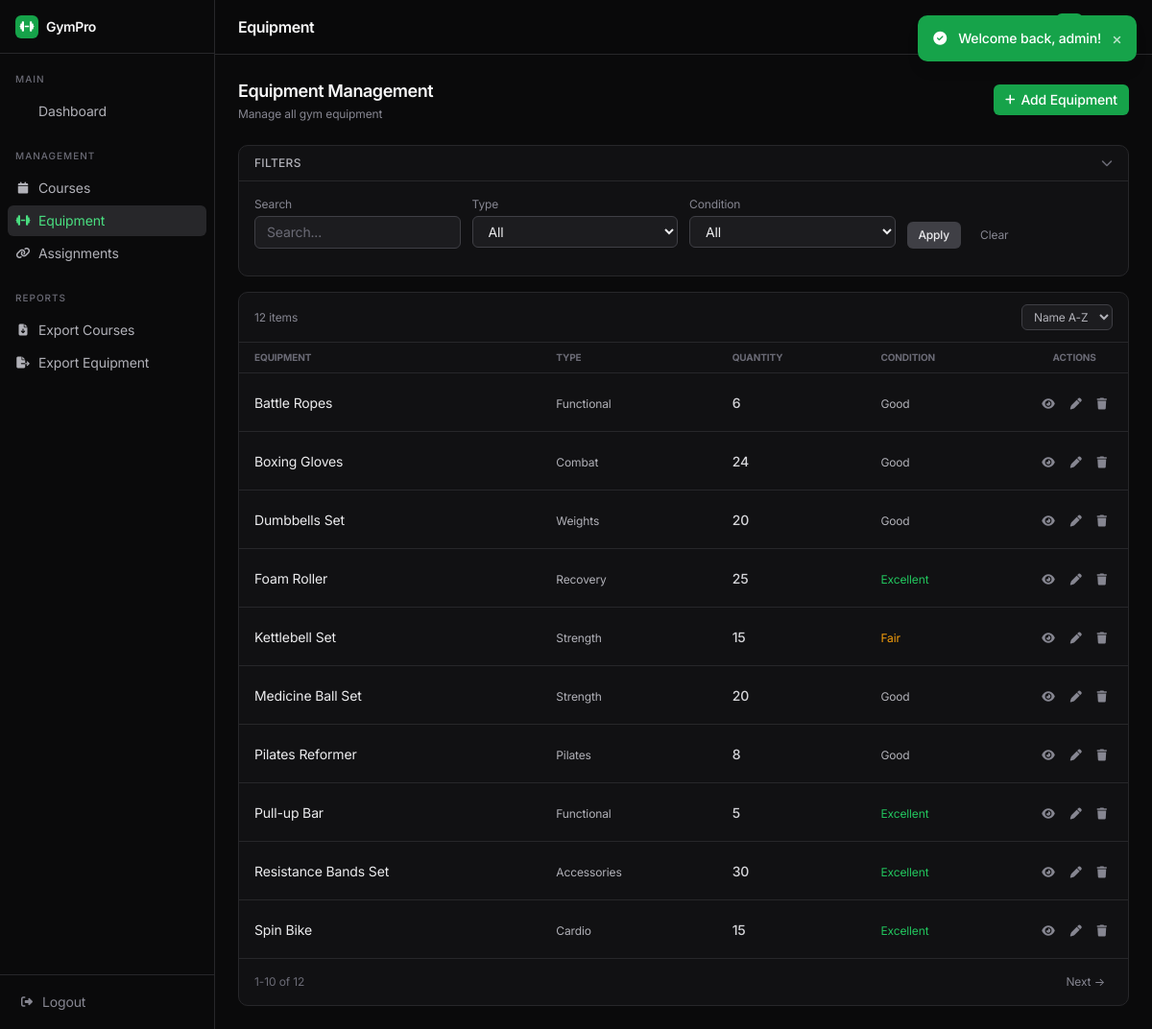
Page /equipment/index.php (signed in) on the committed database.
### tables this page shows
CREATE TABLE equipment (
    id INT AUTO_INCREMENT PRIMARY KEY,
    name VARCHAR(100) NOT NULL,
    type ENUM('Yoga', 'Weights', 'Cardio', 'Combat', 'Accessories', 'Strength', 'Recovery', 'Functional', 'Pilates') NOT NULL,
    brand VARCHAR(100),
    model VARCHAR(100),
    quantity INT NOT NULL DEFAULT 1,
    available_quantity INT NOT NULL DEFAULT 1,
    equipment_condition ENUM('excellent', 'good', 'fair', 'poor', 'needs_repair') DEFAULT 'good',
    location VARCHAR(100),
    purchase_date DATE,
    purchase_price DECIMAL(10,2),
    last_maintenance DATE,
    next_maintenance DATE,
    notes TEXT,
    is_active BOOLEAN DEFAULT TRUE,
    created_at TIMESTAMP DEFAULT CURRENT_TIMESTAMP,
    updated_at TIMESTAMP DEFAULT CURRENT_TIMESTAMP ON UPDATE CURRENT_TIMESTAMP,
    INDEX idx_type (type),
    INDEX idx_condition (equipment_condition),
    INDEX idx_active (is_active)
);

### includes/functions.php (called while the page is built, shortened)
<?php
require_once __DIR__ . '/db.php';
function sanitize($data)
{
    $data = trim($data);
    $data = stripslashes($data);
    $data = htmlspecialchars($data, ENT_QUOTES, 'UTF-8');
    return $data;
}
function e(?string $value): string
{
    return htmlspecialchars($value ?? '', ENT_QUOTES, 'UTF-8');
}
function url(string $path = '', array $params = []): string
{
    $url = BASE_URL . '/' . ltrim($path, '/');
    if (!empty($params)) {
        $url .= '?' . http_build_query($params);
    }
    return $url;
}
function paginate(int $totalItems, int $currentPage = 1, int $perPage = ITEMS_PER_PAGE): array
{
    $totalPages = max(1, ceil($totalItems / $perPage));
    $currentPage = max(1, min($currentPage, $totalPages));
    $offset = ($currentPage - 1) * $perPage;
    return [
        'total_items' => $totalItems,
        'per_page' => $perPage,
        'current_page' => $currentPage,
        'total_pages' => $totalPages,
        'offset' => $offset,
        'has_prev' => $currentPage > 1,
        'has_next' => $currentPage < $totalPages,
        'prev_page' => $currentPage - 1,
        'next_page' => $currentPage + 1
    ];
}

### includes/equipment/functions.php (called while the page is built, shortened)
<?php
require_once dirname(__DIR__) . '/db.php';
require_once dirname(__DIR__) . '/functions.php';
function getAllEquipment(array $filters = [], int $page = 1, int $perPage = ITEMS_PER_PAGE): array
{
    $where = [];
    $params = [];
    $types = '';
    $whereClause = !empty($where) ? 'WHERE ' . implode(' AND ', $where) : '';
    $countQuery = "SELECT COUNT(*) as count FROM equipment $whereClause";
    $totalItems = dbSelectOne($countQuery, $params, $types)['count'] ?? 0;
    $pagination = paginate($totalItems, $page, $perPage);
    $sortColumn = $filters['sort'] ?? 'name';
    $sortOrder = $filters['order'] ?? 'ASC';
    $allowedColumns = ['name', 'type', 'brand', 'quantity', 'available_quantity', 'equipment_condition', 'location', 'purchase_date', 'created_at'];
    $sortOrder = strtoupper($sortOrder) === 'DESC' ? 'DESC' : 'ASC';
    $query = "SELECT e.*,
                (SELECT COUNT(*) FROM course_equipment WHERE equipment_id = e.id) as courses_count,
                (SELECT COALESCE(SUM(quantity_needed), 0) FROM course_equipment WHERE equipment_id = e.id) as total_assigned
              FROM equipment e
              $whereClause
              ORDER BY $sortColumn $sortOrder
              LIMIT ? OFFSET ?";
    $params[] = $pagination['per_page'];
    $params[] = $pagination['offset'];
    $types .= 'ii';
    $equipment = dbSelect($query, $params, $types);
    return [
        'equipment' => $equipment,
        'pagination' => $pagination
    ];
}

### includes/db.php (called while the page is built, shortened)
<?php
function getDbConnection(): ?mysqli
{
    static $conn = null;
    if ($conn === null) {
        try {
            $conn = new mysqli(
                DB_HOST,
                DB_USERNAME,
                DB_PASSWORD,
                DB_DATABASE,
                (int) DB_PORT
            );
            $conn->set_charset(DB_CHARSET);
            $conn->query("SET SESSION sql_mode = 'STRICT_TRANS_TABLES,NO_ZERO_DATE,NO_ZERO_IN_DATE,ERROR_FOR_DIVISION_BY_ZERO,NO_ENGINE_SUBSTITUTION'");
        } catch (mysqli_sql_exception $e) {
            if (APP_DEBUG) {
                die("Database Connection Error: " . $e->getMessage());
            } else {
                error_log("Database Connection Error: " . $e->getMessage());
                die("Database connection failed. Please try again later.");
            }
        }
    }
    return $conn;
}
function dbSelect(string $query, array $params = [], string $types = ''): array
{
    $conn = getDbConnection();
    $results = [];
    try {
        $stmt = $conn->prepare($query);
        if (!empty($params)) {
            $stmt->bind_param($types, ...$params);
        }
        $stmt->execute();
        $result = $stmt->get_result();
        while ($row = $result->fetch_assoc()) {
            $results[] = $row;
        }
    } catch (mysqli_sql_exception $e) {
        error_log("Database Query Error: " . $e->getMessage());
        if (APP_DEBUG) {
            throw $e;
        }
    }
    return $results;
}
function dbSelectOne(string $query, array $params = [], string $types = ''): ?array
{
    $results = dbSelect($query, $params, $types);
    return $results[0] ?? null;
}

### public/equipment/index.php (the view, shortened to what this page needs)
<?php
require_once __DIR__ . '/../../includes/equipment/functions.php';
$filters = [
    'search' => sanitize($_GET['search'] ?? ''),
    'type' => sanitize($_GET['type'] ?? ''),
    'condition' => sanitize($_GET['condition'] ?? ''),
    'sort' => sanitize($_GET['sort'] ?? 'name'),
    'order' => sanitize($_GET['order'] ?? 'ASC')
];
$page = isset($_GET['page']) ? max(1, (int) $_GET['page']) : 1;
$result = getAllEquipment($filters, $page);
$equipment = $result['equipment'];
$pagination = $result['pagination'];
require_once __DIR__ . '/../../includes/header.php';
?>
<div class="flex items-center justify-between mb-6">
    <div>
        <h1 class="text-lg font-semibold text-dark-50 tracking-tight">Equipment Management</h1>
        <p class="text-xs text-dark-400 mt-0.5">Manage all gym equipment</p>
    </div>
    <a href="<?php echo url('/equipment/create.php'); ?>" class="inline-flex items-center gap-1.5 px-3 py-1.5 bg-mint-600 hover:bg-mint-700 text-white text-sm font-medium rounded">
        <i class="fas fa-plus text-xs"></i>
        Add Equipment
    </a>
</div>
<div class="bg-dark-950 border border-dark-900 rounded-lg mb-4">
    <button type="button" class="flex items-center justify-between w-full px-4 py-2.5 text-left" id="toggleFilters">
        <span class="text-xs font-medium text-dark-300 uppercase tracking-wide">Filters</span>
        <i class="fas fa-chevron-down text-dark-500 text-xs transition-transform" id="filterIcon"></i>
    </button>
    <div class="px-4 pb-4 border-t border-dark-900" id="filtersBody">
        <form action="" method="GET" class="pt-4">
            <div class="grid grid-cols-2 lg:grid-cols-4 gap-3 mb-3">
                <div>
                    <label class="block text-xs text-dark-400 mb-1">Search</label>
                    <input type="text" name="search" value="<?php echo e($filters['search']); ?>" placeholder="Search..." class="w-full px-3 py-1.5 bg-dark-925 border border-dark-800 rounded text-sm text-dark-100 placeholder-dark-500">
                </div>
                <div>
                    <label class="block text-xs text-dark-400 mb-1">Type</label>
                    <select name="type" class="w-full px-3 py-1.5 bg-dark-925 border border-dark-800 rounded text-sm text-dark-100">
                        <option value="">All</option>
                    </select>
                </div>
                <div>
                    <label class="block text-xs text-dark-400 mb-1">Condition</label>
                    <select name="condition" class="w-full px-3 py-1.5 bg-dark-925 border border-dark-800 rounded text-sm text-dark-100">
                        <option value="">All</option>
                    </select>
                </div>
                <div class="flex items-end">
                    <button type="submit" class="px-3 py-1.5 bg-dark-800 hover:bg-dark-700 text-dark-100 text-xs font-medium rounded">Apply</button>
                    <a href="<?php echo url('/equipment/'); ?>" class="ml-2 px-3 py-1.5 text-dark-400 hover:text-dark-200 text-xs">Clear</a>
                </div>
            </div>
        </form>
    </div>
</div>
<div class="bg-dark-950 border border-dark-900 rounded-lg overflow-hidden">
    <div class="px-4 py-3 border-b border-dark-900 flex items-center justify-between">
        <span class="text-xs text-dark-400"><?php echo $pagination['total_items']; ?> items</span>
        <select id="sortSelect" onchange="applySorting()" class="text-xs bg-dark-925 border border-dark-800 rounded px-2 py-1 text-dark-300">
            <option value="name-ASC" <?php echo ($filters['sort'] === 'name' && $filters['order'] === 'ASC') ? 'selected' : ''; ?>>Name A-Z</option>
        </select>
    </div>
    <?php if (!empty($equipment)): ?>
    <table class="w-full">
        <thead>
            <tr class="text-[10px] font-medium text-dark-500 uppercase tracking-wider border-b border-dark-900">
                <th class="text-left px-4 py-2">Equipment</th>
                <th class="text-left px-4 py-2">Type</th>
                <th class="text-left px-4 py-2">Quantity</th>
                <th class="text-left px-4 py-2">Condition</th>
                <th class="text-center px-4 py-2 w-20">Actions</th>
            </tr>
        </thead>
        <tbody class="divide-y divide-dark-900">
            <?php foreach ($equipment as $item): ?>
            <tr class="hover:bg-dark-925">
                <td class="px-4 py-3">
                    <a href="<?php echo url('/equipment/view.php?id=' . $item['id']); ?>" class="text-sm text-dark-100 hover:text-mint-400"><?php echo e($item['name']); ?></a>
                </td>
                <td class="px-4 py-3">
                    <span class="text-xs text-dark-300"><?php echo e($item['type']); ?></span>
                </td>
                <td class="px-4 py-3">
                    <span class="text-sm font-medium text-dark-200"><?php echo $item['quantity']; ?></span>
                </td>
                <td class="px-4 py-3">
                    <?php
                    $condColor = match($item['equipment_condition'] ?? '') {
                        'excellent' => 'text-mint-500',
                        'good' => 'text-dark-300',
                        'fair' => 'text-amber-500',
                        'needs_repair' => 'text-red-500',
                        default => 'text-dark-400'
                    };
                    ?>
                    <span class="text-xs <?php echo $condColor; ?>"><?php echo e(EQUIPMENT_CONDITIONS[$item['equipment_condition']] ?? 'Unknown'); ?></span>
                </td>
                <td class="px-4 py-3 text-center">
                    <div class="flex items-center justify-center gap-1">
                        <a href="<?php echo url('/equipment/view.php?id=' . $item['id']); ?>" class="p-1.5 text-dark-400 hover:text-dark-100" title="View"><i class="fas fa-eye text-xs"></i></a>
                        <a href="<?php echo url('/equipment/edit.php?id=' . $item['id']); ?>" class="p-1.5 text-dark-400 hover:text-dark-100" title="Edit"><i class="fas fa-pen text-xs"></i></a>
                        <a href="<?php echo url('/equipment/delete.php?id=' . $item['id']); ?>" class="p-1.5 text-dark-400 hover:text-red-400" title="Delete" data-confirm="Delete this equipment?"><i class="fas fa-trash text-xs"></i></a>
                    </div>
                </td>
            </tr>
            <?php endforeach; ?>
        </tbody>
    </table>
    <?php if ($pagination['total_pages'] > 1): ?>
    <div class="px-4 py-3 border-t border-dark-900 flex items-center justify-between">
        <span class="text-xs text-dark-500"><?php echo $pagination['offset'] + 1; ?>-<?php echo min($pagination['offset'] + $pagination['per_page'], $pagination['total_items']); ?> of <?php echo $pagination['total_items']; ?></span>
        <div class="flex items-center gap-1">
            <?php if ($pagination['has_next']): ?>
            <a href="<?php echo url('/equipment/', array_merge($filters, ['page' => $pagination['next_page']])); ?>" class="px-2 py-1 text-xs text-dark-400 hover:text-dark-100">Next →</a>
            <?php endif; ?>
        </div>
    </div>
    <?php endif; ?>
    <?php endif; ?>
</div>
<?php require_once __DIR__ . '/../../includes/footer.php'; ?>

### includes/header.php (style rules this page uses)
* { letter-spacing: -0.01em; }
body { background: #0a0a0b; color: #ececee; font-feature-settings: 'cv02', 'cv03', 'cv04', 'cv11'; }
h1, h2, h3, h4, h5, h6 { letter-spacing: -0.025em; font-weight: 600; }
table { border-collapse: separate; border-spacing: 0; }

### rows in the picture
equipment: name "Battle Ropes", type "Functional", quantity "6", equipment_condition "Good"
equipment: name "Boxing Gloves", type "Combat", quantity "24", equipment_condition "Good"
equipment: name "Dumbbells Set", type "Weights", quantity "20", equipment_condition "Good"
equipment: name "Foam Roller", type "Recovery", quantity "25", equipment_condition "Excellent"
equipment: name "Kettlebell Set", type "Strength", quantity "15", equipment_condition "Fair"
equipment: name "Medicine Ball Set", type "Strength", quantity "20", equipment_condition "Good"
equipment: name "Pilates Reformer", type "Pilates", quantity "8", equipment_condition "Good"
equipment: name "Pull-up Bar", type "Functional", quantity "5", equipment_condition "Excellent"
equipment: name "Resistance Bands Set", type "Accessories", quantity "30", equipment_condition "Excellent"
equipment: name "Spin Bike", type "Cardio", quantity "15", equipment_condition "Excellent"

### other values in the picture
$pageTitle "Equipment"
$msg['message'] "Welcome back, admin!"
$pagination['total_items'] "12"
$pagination['offset'] + 1 "1"
